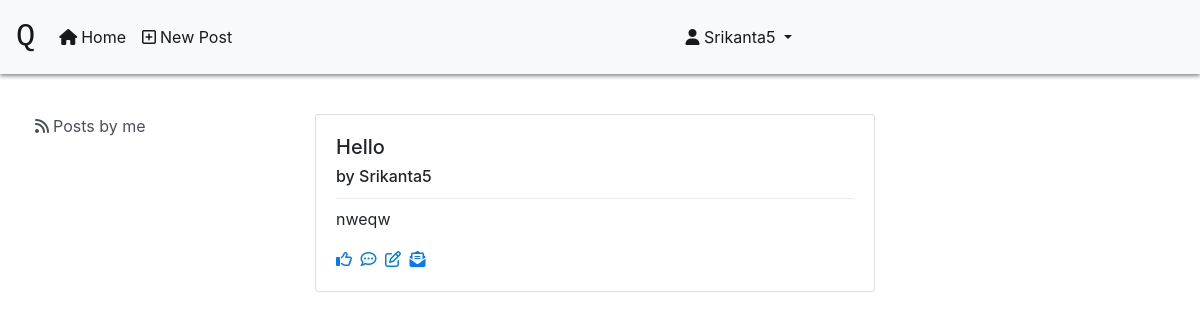
The app's page /quora/4/ (signed in), older data.
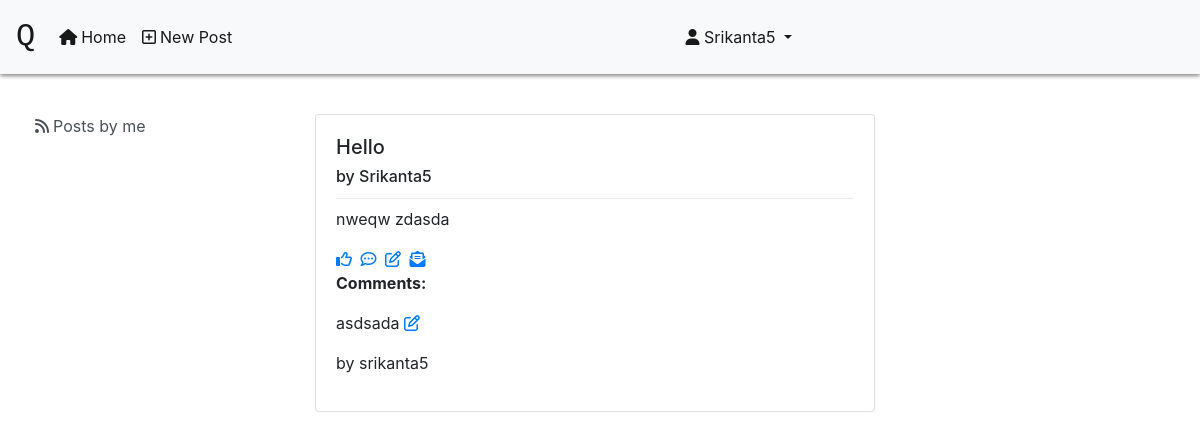
The same page, newer data.
### quora/models.py (models this page shows)
class Post(models.Model):
    user = models.ForeignKey(User, on_delete=models.CASCADE, default=DEFAULT_USER_ID)
    title = models.CharField(max_length=200, default="Post")
    content = models.TextField(max_length=400, default="Conetnt")
    created_at = models.DateTimeField('date post created', default=timezone.now())

class Comment(models.Model):
    content = models.TextField(max_length=1000, default="")
    by = models.ForeignKey(User, on_delete=models.CASCADE, default=DEFAULT_USER_ID)
    post = models.ForeignKey(Post, on_delete=models.CASCADE, default=DEFAULT_POST_ID)

### quora/views.py (the view)
# urls.py: url(r'^(?P<post_id>[0-9]+)/$', viewPost, name='viewPost'),
def viewPost(request, post_id):
    user = get_user(request)
    template = 'quora/post/view.html'
    context = viewPost_api_helper(user, post_id)
    if context is not None:
        return render(request, template, context)
    elif context is None:
        raise Http404

### quora/views.py (called while the page is built)
def viewPost_api_helper(user, post_id):
    try:
        post = Post.objects.get(pk=post_id)
        comment = Comment.objects.filter(post_id=post_id)
        context = {'post': post, 'comment': comment, 'username': user.username}
    except ObjectDoesNotExist:
        context = None
    return context

### quora/templates/quora/post/view.html (shortened to what this page needs)
{% extends 'index.html'%}
{% block content %}
<div class="card card_things">
    <div class="card-body">
        <div class="card-title">
            <h5>{{post.title|title}}</h5>
            <h6>by {{post.user.username|title}}</h6>
        </div>
        <div class="dropdown-divider"></div>
        <div class="card-text">
            <div class="col-sm-12 pl-0">
                <p>{{post.content}}</p>
            </div>
            <div class="col-sm-12 pl-0">
                {% if post.liked_by_session_user %}
                <a href="{% url 'quora:like' post.id %}"><i class="fas fa-thumbs-up"></i></a>
                {% else %}
                <a href="{% url 'quora:like' post.id %}"><i class="far fa-thumbs-up"></i></a>
                {% endif %} <a class="ml-1" href="{% url 'quora:commentPage' post.id%}"><i class="far fa-comment-dots"></i></a>
                {% if post.user.username == username %}
                <a class="ml-1" href="{% url 'quora:editPostPage' post.id %}"><i class="far fa-edit"></i></a>
                {% endif %}
                <a class="ml-1" href="{% url 'quora:viewPost' post.id %}"><i class="fas fa-envelope-open-text"></i></a>
            </div>
            <div class="col-sm-12 pl-0">
                {%if comment%}
                <p>
                    <b>Comments:</b>
                </p>
                {%for c in comment%}
                <div>
                    <p>{{c.content}}
                        {% if username == c.by.username %}
                        <a href="{% url 'quora:editCommentPage' c.post.id c.id  %}"><i class="far fa-edit"></i>
                        </a>
                        {%endif%}
                    </p>
                    <p>by {{c.by.username}}</p>
                </div>
                {%endfor%}
                {%endif%}
            </div>
        </div>
    </div>
</div>
{% endblock %}

Row changes from the older to the newer data that the page shows:
changed Post "Hello": content "nweqw" → "nweqw zdasda"
added Comment: content "asdsada", by.username "srikanta5"
Text that changed along with them:
text now shown: "Comments:"
